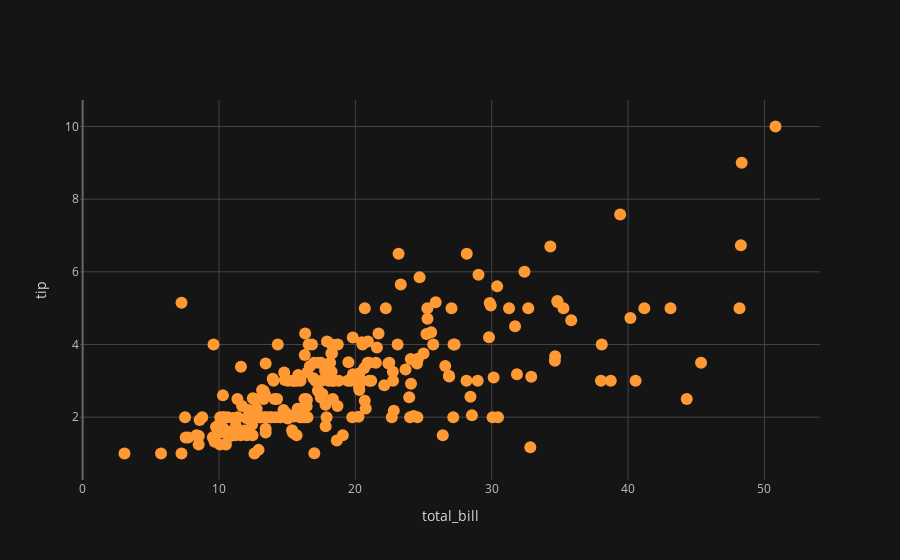

Notebook cell for this chart:
### Code cell
cf.set_config_file(theme='Solar')
tips.iplot(x='total_bill',y='tip',mode='markers',xTitle='total_bill',yTitle='tip')

### Figure 1 — Plotly figure (JSON) as saved in the notebook; plotly's stock layout.template omitted (floating-point values rounded to 4 significant figures; data arrays with more than 128 entries replaced by an {"elided": "..."} marker saying what was removed)
{"data": [{"line": {"color": "rgba(255, 153, 51, 1.0)", "dash": "solid", "shape": "linear", "width": 1.3}, "marker": {"size": 12, "symbol": "circle"}, "mode": "markers", "name": "tip", "text": "", "type": "scatter", "x": {"elided": "244 float values"}, "y": {"elided": "244 float values"}}], "layout": {"legend": {"bgcolor": "#151516", "font": {"color": "#D9D9D9"}}, "paper_bgcolor": "#151516", "plot_bgcolor": "#151516", "title": {"font": {"color": "#D9D9D9"}}, "xaxis": {"gridcolor": "#434343", "showgrid": true, "tickfont": {"color": "#C2C2C2"}, "title": {"font": {"color": "#D9D9D9"}, "text": "total_bill"}, "zerolinecolor": "#666570"}, "yaxis": {"gridcolor": "#434343", "showgrid": true, "tickfont": {"color": "#C2C2C2"}, "title": {"font": {"color": "#D9D9D9"}, "text": "tip"}, "zerolinecolor": "#666570"}}}
